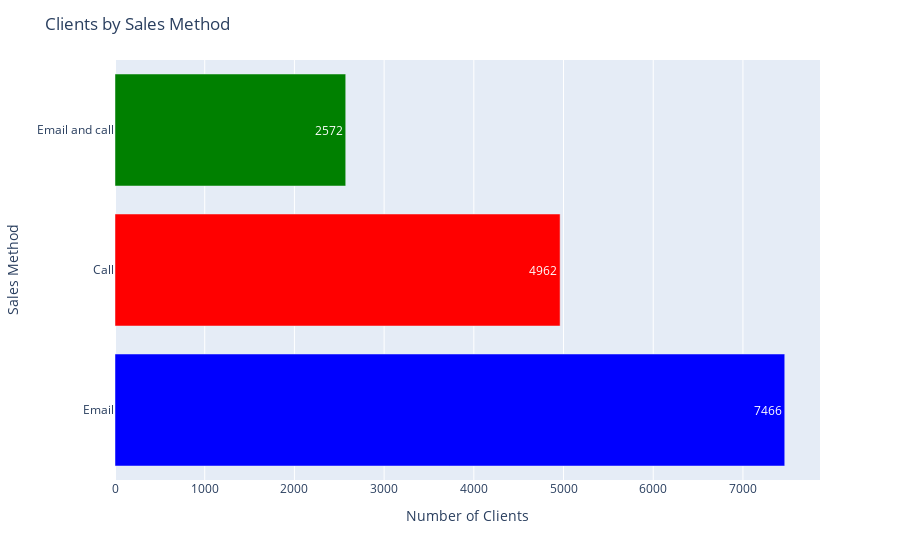

The cell this chart's notebook holds for it:
### Code cell
df_plot = customers_methods.sort_values().reset_index()
df_plot.columns = ['Sales Method', 'Number of Clients']

fig = px.bar(df_plot, 
             x='Number of Clients', 
             y='Sales Method', 
             orientation='h', 
             color='Sales Method',
             color_discrete_map={
                "Email": "blue",
                "Call": "red",
                "Email and call": "green"},
             text='Number of Clients')

fig.update_layout(title_text="Clients by Sales Method",
                  xaxis_title="Number of Clients",
                  yaxis_title="Sales Method",
                  showlegend=False)
fig.show()

### Figure 1 — Plotly figure (JSON) as saved in the notebook; plotly's stock layout.template omitted (floating-point values rounded to 4 significant figures)
{"data": [{"alignmentgroup": "True", "hovertemplate": "Sales Method=%{y}<br>Number of Clients=%{text}<extra></extra>", "legendgroup": "Email and call", "marker": {"color": "green", "pattern": {"shape": ""}}, "name": "Email and call", "offsetgroup": "Email and call", "orientation": "h", "showlegend": true, "text": [2572], "textposition": "auto", "type": "bar", "x": [2572], "xaxis": "x", "y": ["Email and call"], "yaxis": "y"}, {"alignmentgroup": "True", "hovertemplate": "Sales Method=%{y}<br>Number of Clients=%{text}<extra></extra>", "legendgroup": "Call", "marker": {"color": "red", "pattern": {"shape": ""}}, "name": "Call", "offsetgroup": "Call", "orientation": "h", "showlegend": true, "text": [4962], "textposition": "auto", "type": "bar", "x": [4962], "xaxis": "x", "y": ["Call"], "yaxis": "y"}, {"alignmentgroup": "True", "hovertemplate": "Sales Method=%{y}<br>Number of Clients=%{text}<extra></extra>", "legendgroup": "Email", "marker": {"color": "blue", "pattern": {"shape": ""}}, "name": "Email", "offsetgroup": "Email", "orientation": "h", "showlegend": true, "text": [7466], "textposition": "auto", "type": "bar", "x": [7466], "xaxis": "x", "y": ["Email"], "yaxis": "y"}], "layout": {"barmode": "relative", "legend": {"title": {"text": "Sales Method"}, "tracegroupgap": 0}, "margin": {"t": 60}, "showlegend": false, "title": {"text": "Clients by Sales Method"}, "xaxis": {"anchor": "y", "domain": [0, 1], "title": {"text": "Number of Clients"}}, "yaxis": {"anchor": "x", "categoryarray": ["Email", "Call", "Email and call"], "categoryorder": "array", "domain": [0, 1], "title": {"text": "Sales Method"}}}}
